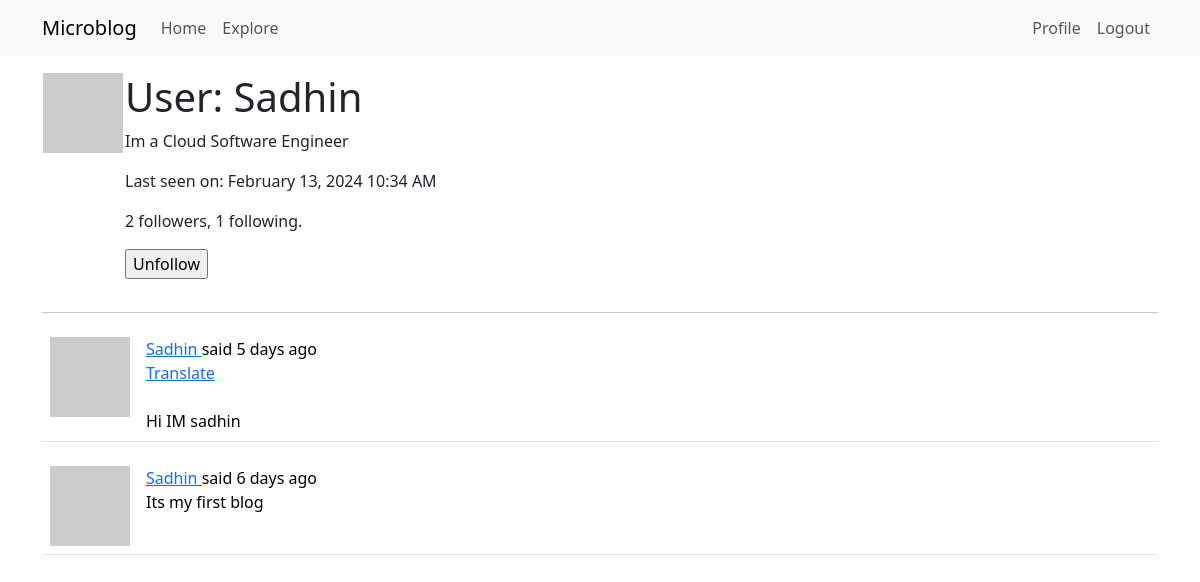
Before: /user/Sadhin (signed in) with the older database file.
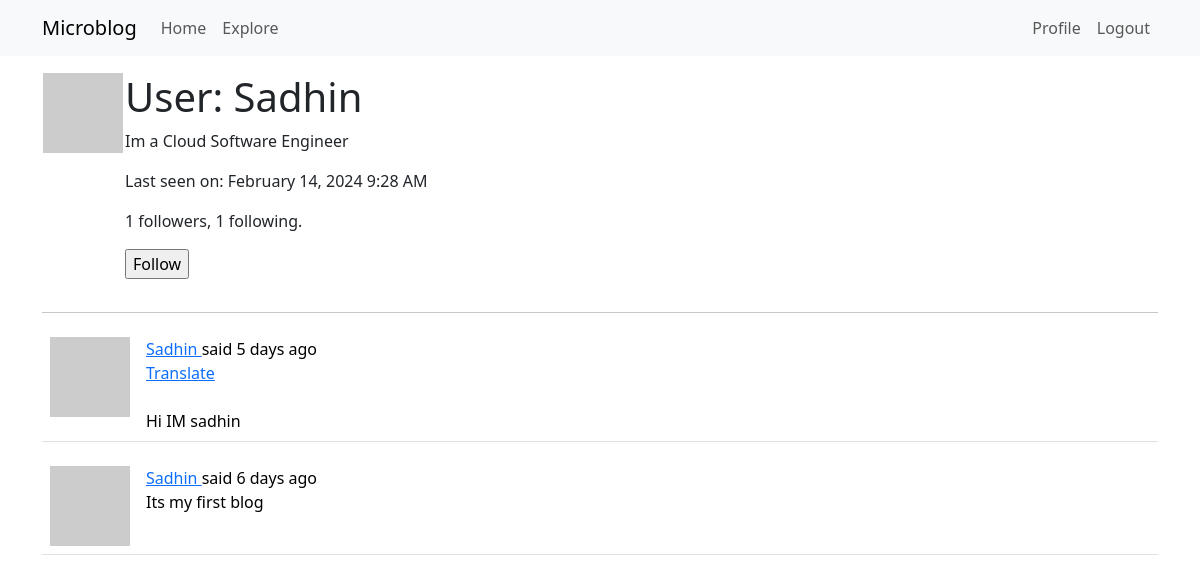
After: the same page with the newer database file.
### app/models.py (models this page shows, shortened)
class User(UserMixin, db.Model):
    id: so.Mapped[int] = so.mapped_column(primary_key=True)
    username: so.Mapped[str] = so.mapped_column(sa.String(64), index=True, unique=True)
    email: so.Mapped[str] = so.mapped_column(sa.String(120), index=True, unique=True)
    password_hash: so.Mapped[Optional[str]] = so.mapped_column(sa.String(256))
    posts: so.WriteOnlyMapped['Post'] = so.relationship(back_populates='author')
    about_me: so.Mapped[Optional[str]] = so.mapped_column(sa.String(140))
    last_seen: so.Mapped[Optional[datetime]] = so.mapped_column(default=lambda: datetime.now(timezone.utc))
    following: so.WriteOnlyMapped['User'] = so.relationship(secondary=followers, primaryjoin=(followers.c.follower_id == id),
        secondaryjoin=(followers.c.followed_id == id), back_populates='followers')
    followers: so.WriteOnlyMapped['User'] = so.relationship(secondary=followers, primaryjoin=(followers.c.followed_id == id),
        secondaryjoin=(followers.c.follower_id == id), back_populates='following')
    def avatar(self, size):
        digest = md5(self.email.lower().encode('utf-8')).hexdigest()
        return f'https://www.gravatar.com/avatar/{digest}?d=identicon&s={size}'
    def is_following(self, user):
        query = self.following.select().where(User.id == user.id)
        return db.session.scalar(query) is not None
    def followers_count(self):
        query = sa.select(sa.func.count()).select_from(
            self.followers.select().subquery())
        return db.session.scalar(query)
    def following_count(self):
        query = sa.select(sa.func.count()).select_from(
            self.following.select().subquery())
        return db.session.scalar(query)

class Post(db.Model):
    id: so.Mapped[int] = so.mapped_column(primary_key=True)
    body: so.Mapped[str]= so.mapped_column(sa.String(140))
    timestamp: so.Mapped[datetime] = so.mapped_column(index=True, default= lambda: datetime.now(timezone.utc))
    user_id: so.Mapped[int] = so.mapped_column(sa.ForeignKey(User.id),index=True)
    author: so.Mapped[User] = so.relationship(back_populates='posts')
    language: so.Mapped[Optional[str]] = so.mapped_column(sa.String(5))
    @login.user_loader
    def load_user(id):
        return db.session.get(User, int(id))

### app/main/routes.py (the view)
@bp.route('/user/<username>')
@login_required
def user(username):
    user = db.first_or_404(sa.select(User).where(User.username == username))
    page = request.args.get('page', 1, type=int)
    query = user.posts.select().order_by(Post.timestamp.desc())
    posts = db.paginate(query, page=page,
                        per_page=current_app.config['POSTS_PER_PAGE'],
                        error_out=False)
    next_url = url_for('main.user', username=user.username,
                       page=posts.next_num) if posts.has_next else None
    prev_url = url_for('main.user', username=user.username,
                       page=posts.prev_num) if posts.has_prev else None
    form = EmptyForm()
    return render_template('user.html', user=user, posts=posts.items,
                           next_url=next_url, prev_url=prev_url, form=form)

### app/main/forms.py
class EmptyForm(FlaskForm):
    submit = SubmitField('Submit')

### app/__init__.py (called while the page is built)
def get_locale():
    return request.accept_languages.best_match(current_app.config['LANGUAGES'])

### app/main/routes.py (called while the page is built)
@bp.before_app_request
def before_request():
    if current_user.is_authenticated:
        current_user.last_seen = datetime.now(timezone.utc)
        db.session.commit()
    g.locale = str(get_locale())

### app/templates/user.html (shortened to what this page needs)
{% extends "base.html" %}
{% block content %}
<table>
  <tr valign="top">
    <td><img src="{{ user.avatar(128) }}"></td>
    <td>
      <h1>User: {{ user.username }}</h1>
      {% if user.about_me %}<p>{{ user.about_me }}</p>{% endif %}
      {% if user.last_seen %}<p>Last seen on: {{ moment(user.last_seen).format('LLL') }}</p>{% endif %}
      <p>{{ user.followers_count() }} followers, {{ user.following_count() }} following.</p>
      {% if user == current_user %}
      <p><a href="{{ url_for('main.edit_profile') }}">Edit your profile</a></p>
      {% elif not current_user.is_following(user) %}
      <p>
      <form action="{{ url_for('main.follow', username=user.username) }}" method="post">
        {{ form.submit(value='Follow') }}
      </form>
      </p>
      {% else %}
      <p>
      <form action="{{ url_for('main.unfollow', username=user.username) }}" method="post">
        {{ form.submit(value='Unfollow') }}
      </form>
      </p>
      {% endif %}
    </td>
  </tr>
</table>
<hr>
{% for post in posts %}
{% include '_post.html' %}
{% endfor %}
{% endblock %}

### app/templates/base.html (shortened to what this page needs)
<!doctype html>
<html lang="en">
<head>
  <link href="https://cdn.jsdelivr.net/npm/bootstrap@5.3.2/dist/css/bootstrap.min.css" rel="stylesheet"
>
</head>
<body>
  <nav class="navbar navbar-expand-lg bg-body-tertiary">
    <div class="container">
      <a class="navbar-brand" href="{{ url_for('main.index') }}">Microblog</a>
      <div class="collapse navbar-collapse" id="navbarSupportedContent">
        <ul class="navbar-nav me-auto mb-2 mb-lg-0">
          <li class="nav-item">
            <a class="nav-link" aria-current="page" href="{{ url_for('main.index') }}">Home</a>
          </li>
          <li class="nav-item">
            <a class="nav-link" aria-current="page" href="{{ url_for('main.explore') }}">Explore</a>
          </li>
        </ul>
        <ul class="navbar-nav mb-2 mb-lg-0">
          {% if current_user.is_anonymous %}
          <li class="nav-item">
            <a class="nav-link" aria-current="page" href="{{ url_for('auth.login') }}">Login</a>
          </li>
          {% else %}
          <li class="nav-item">
            <a class="nav-link" aria-current="page"
              href="{{ url_for('main.user', username=current_user.username) }}">Profile</a>
          </li>
          <li class="nav-item">
            <a class="nav-link" aria-current="page" href="{{ url_for('auth.logout') }}">Logout</a>
          </li>
          {% endif %}
        </ul>
      </div>
    </div>
  </nav>
  <div class="container mt-3">
    {% block content %}{% endblock %}
  </div>
</body>
</html>

### app/templates/_post.html (shortened to what this page needs)
<table class="table table-hover">
  <tr>
    <td width="70px">
      <a href="{{ url_for('main.user', username=post.author.username) }}">
        <img src="{{ post.author.avatar(70) }}" />
      </a>
    </td>
    <td>
      {{ _('%(username)s said %(when)s',
      username=user_link, when=moment(post.timestamp).fromNow()) }}
      <br>
      {% if post.language and post.language != g.locale %}
      <a href="#">{{ _('Translate') }}</a>
      <br>
      <br>
      {% endif %}
      {{ post.body }}
    </td>
  </tr>
</table>

Changed rows visible on the page:
changed User "Sadhin": last_seen "February 13, 2024 10:34 AM" → "February 14, 2024 9:28 AM"
Other visible differences:
{{ user.followers_count() }}: "2" → "1"
form field submit: (not shown) → "Follow"
form field submit: "Unfollow" → (not shown)
